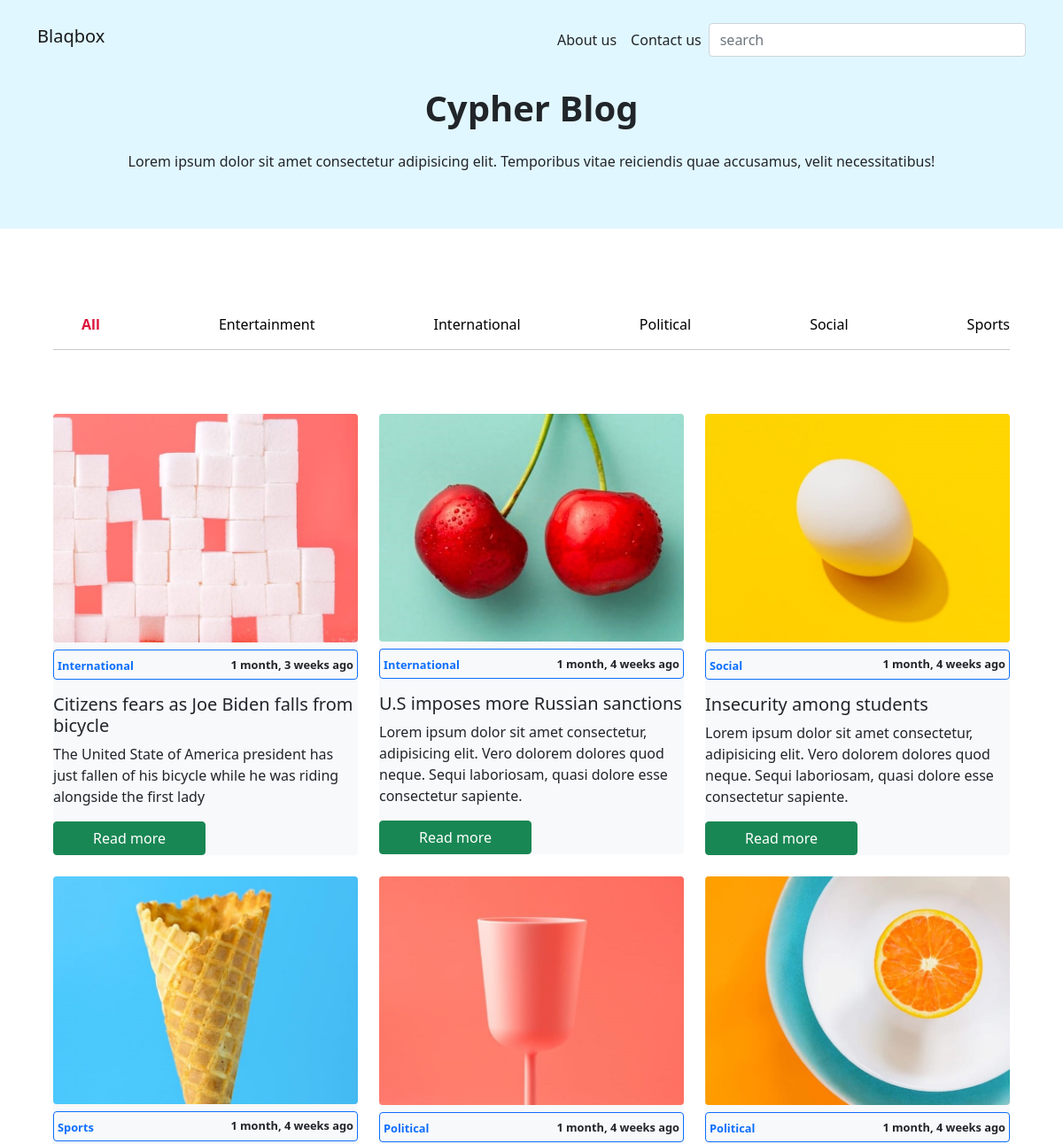
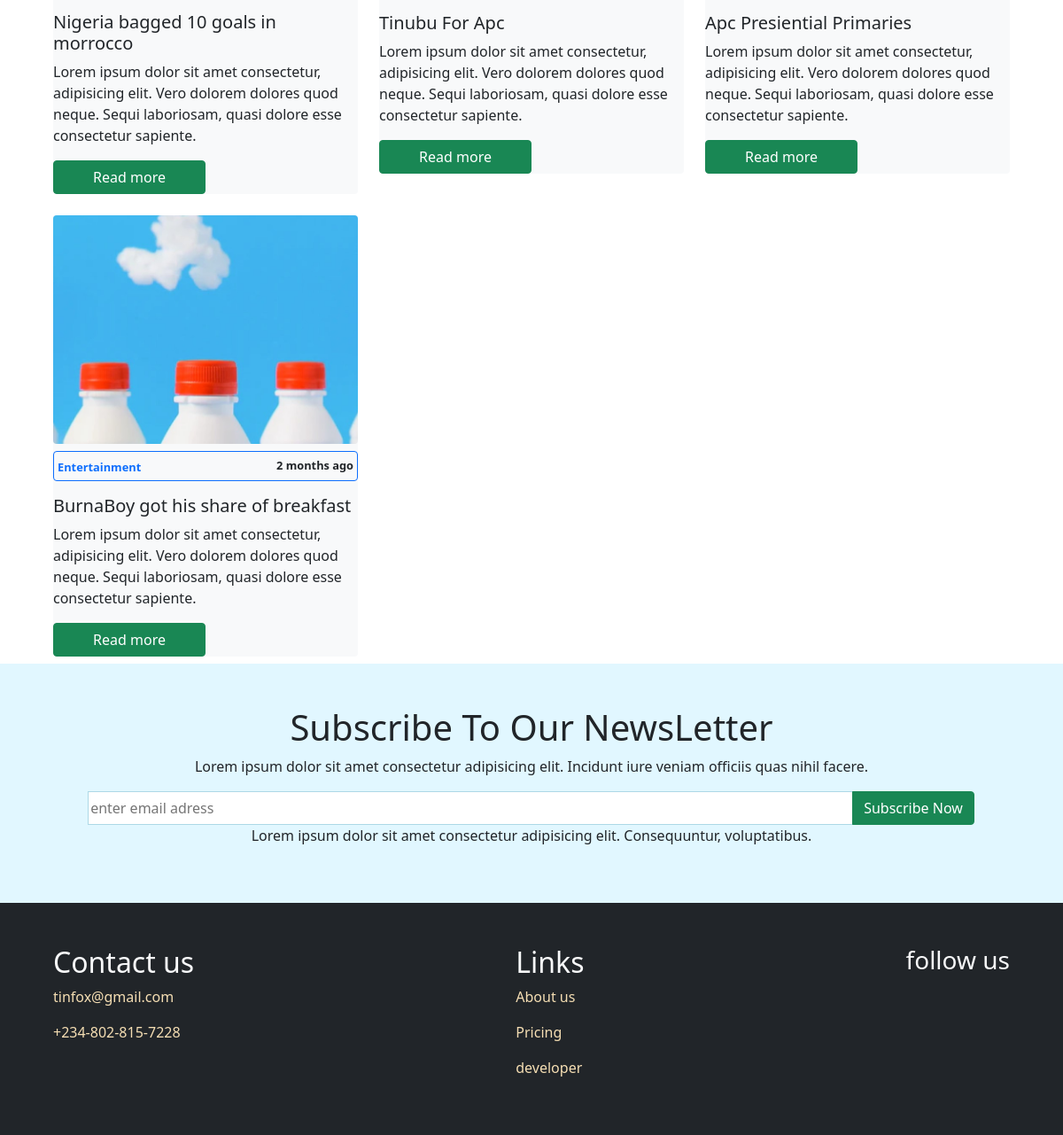
The page / on the database its author committed (2 pictures, top to bottom).
### blog/models.py (models this page shows, shortened)
class Category(models.Model):
    title = models.CharField(max_length=255)
    slug = models.SlugField()
    class Meta:
        ordering = ('title',)
        verbose_name_plural = "Categories"
    def __str__(self):
        return self.title

class Post(models.Model):
    category = models.ForeignKey(Category, related_name='posts', on_delete=models.CASCADE)
    title = models.CharField(max_length=150)
    slug = models.SlugField()
    intro = models.TextField(max_length=200)
    paragraph_one = models.TextField( null=True, blank=True)
    paragraph_two = models.TextField( null=True, blank=True)
    paragraph_three = models.TextField( null=True, blank=True)
    paragraph_four = models.TextField( null=True, blank=True)
    created_at = models.DateTimeField(auto_now_add=True)
    image = models.ImageField(upload_to='uploads/', null=True, blank=True)
    class Meta:
        ordering = ("-created_at",)

### core/views.py (the view)
# urls.py: path('', frontpage, name="frontpage" ),
def frontpage(request):
    query = request.GET.get("query", "")
    addSubscribers(request.GET.get("email", ""))
    posts = Post.objects.filter(category__title__icontains=query)
    categories = Category.objects.exclude(title="All")
    category_all = Category.objects.get(id=6)
    context = {
        "posts" : posts,
        "categories" : categories,
        "category_all": category_all
    }
    return render(request, "core/index.html", context)

### blog/utils.py (called while the page is built)
def addSubscribers(email):
    subscribe = Subscribers(email=email)
    subscribe.save()

### core/templates/core/index.html (shortened to what this page needs)
{% extends 'core/base.html' %}
{% block heading %}
        <section class="nav-cont text-dark p-5 text-center">
            <div class="container">
                <div>
                    <h1 style="font-weight: 800;" class="pb-3"> Cypher Blog </h1>
                    <p> Lorem ipsum dolor sit amet consectetur adipisicing elit. Temporibus vitae reiciendis quae accusamus, velit necessitatibus! </p>
                </div>
            </div>
        </section>
{% endblock %}
{% block content %}
    <div class="row g-4 d-none d-md-flex">
      {% for post in posts %}
      <div class="col-md-4">
        <div class="card bg-light border-0">
          <img src="{{post.image.url}}" class="news-img rounded img-fluid" alt="" />
          <div
            class="card-category d-flex justify-content-between p-1 align-items-center border border-primary mt-2 rounded"
          >
            <span> <a style="text-decoration: none ; font-size: 0.8rem;" href="{% url 'category_detail' post.category.slug %}"> {{post.category}} </a> </span>
            <span style="font-size: 0.8rem;"> {{post.created_at|timesince}} ago </span>
          </div>
          <h5 class="card-title mt-3">{{post.title}}</h5>
          <p>{{post.intro}}</p>
          <a
            href="{% url 'post_detail' post.category.slug post.slug %}"
            class="btn btn-success"
            style="width: 50%"
          >
            Read more</a
          >
        </div>
      </div>
      {% endfor %}
    </div>
  </div>
</section>
{% endblock content %}

### core/templates/core/base.html (shortened to what this page needs)
{% load static %}
<!DOCTYPE html>
<html lang="en">
  <head>
    <link rel="stylesheet" href="{% static 'core/style.css' %}" />
    <link rel="stylesheet" href="{% static 'core/all.min.css' %}" />
    <link rel="stylesheet" href="{% static 'core/bootstrap.min.css' %}" />
    <link rel="stylesheet" href="{% static 'core/fontawesome.min.css' %}" />
  </head>
  <body>
    <nav class="navbar navbar-expand-lg navbar-light fixed-top">
      <div class="container pt-3">
        <a href=" /" class="navbar-brand h1"> Blaqbox </a>
        <div class="collapse navbar-collapse" id="navmenu">
          <ul class="navbar-nav ms-auto">
            <li class="nav-item">
              <a href="#" class="nav-link text-dark"> About us</a>
            </li>
            <li class="nav-item">
              <a href="#contact" class="nav-link text-dark"> Contact us </a>
            </li>
          </ul>
            <form method="get" action="{% url 'search' %}" class="d-none d-lg-flex input-group" style="width: 35%">
              <input type="text" name="query" class="form-control" placeholder="search" />
            </form>
        </div>
      </div>
    </nav>
    {% block heading %}
    {% endblock %}
  <section class="text-dark p-lg-5  mt-3 mt-md-5">
      <div class="container">
        <div id="navcategory">
          <ul class="d-none d-md-flex justify-content-between align-items-center">
        <a href="/" class="category-link active">{{category_all}}</a>
          {% for category in categories %}
          <li class="nav-item">
            <a href="{% url 'frontpage' %}?query={{category.title}}" class="category-link"> {{category.title}} </a>
          </li>
          {% endfor %}
      </ul>
    </div>
    <hr />
</section>
  <section class="px-lg-5 p-2">
    <div class="container">
      {% block content %}
      {% endblock %}
    <section class="newsletter-section pt-5 p-lg-5 text-dark">
      <div class="container text-center">
        <div>
          <h2 class="h1">Subscribe To Our NewsLetter</h2>
          <p>
            Lorem ipsum dolor sit amet consectetur adipisicing elit. Incidunt
            iure veniam officiis quas nihil facere.
          </p>
          <form action="" method="GET" class="input-group input-group-md d-block d-md-flex">
            <input type="email" name="email" placeholder="enter email adress" />
            <button class="btn btn-success" type="submit" id="btn">
              Subscribe Now
            </button>
          </form>
          <p>
            Lorem ipsum dolor sit amet consectetur adipisicing elit.
            Consequuntur, voluptatibus.
          </p>
        </div>
      </div>
    </section>
    <section class="bg-dark p-5 text-light">
      <div class="container d-md-flex justify-content-between">
        <div id="contact" class="contact-us">
          <h2>Contact us</h2>
          <p>tinfox@gmail.com</p>
          <p>+234-802-815-7228</p>
        </div>
        <div class="links">
          <h2>Links</h2>
          <p><a href="#"> About us</a></p>
          <p><a href="#"> Pricing </a></p>
          <p><a href=""> developer </a></p>
        </div>
        <div class="follow-us text-center">
          <h3>follow us</h3>
          <a href="#" class="text-light mx-1">
            <i class="fa-brands fa-facebook"></i>
          </a>
          <a href="#" class="text-light mx-1">
            <i class="fa-brands fa-twitter"></i>
          </a>
          <a href="#" class="text-light mx-1">
            <i class="fa-brands fa-instagram"></i>
          </a>
          <a href="#" class="text-light mx-1">
            <i class="fa-brands fa-linkedin"></i>
          </a>
        </div>
      </div>
    </section>
  </body>
</html>

### core/static/core/style.css (style rules this page uses)
.navbar, .nav-cont, .newsletter-section { background-color: rgb(225, 247, 255); }
body::before { display: block; content: ""; height: 50px; }
.newsletter-section .container { width: 100%; }
.newsletter-section .input-group { width: 100%; justify-content: center; }
.newsletter-section input { width: 80%; outline: none; border-radius: 5px; border: 1px solid lightblue; }
.nav-item { list-style: none; }
.category-link { text-decoration: none; font-weight: 500; color: black; }
.active { font-weight: 900; color: crimson; }
.news-img { width: 100%; }
.card-category span { font-weight: 600; }
.links a, .contact-us p, .follow-us a { text-decoration: none; color: wheat; }

### rows shown on the page
Category: title "All"
Category: title "Entertainment"
Category: title "International"
Category: title "Political"
Category: title "Social"
Category: title "Sports"
Post: image (picture), category "International", created_at "1 month, 3 weeks", title "Citizens fears as Joe Biden falls from bicycle", intro "The United State of America president has just fallen of his bicycle while he was riding alongside the first lady"
Post: image (picture), category "International", created_at "1 month, 4 weeks", title "U.S imposes more Russian sanctions", intro "Lorem ipsum dolor sit amet consectetur, adipisicing elit. Vero dolorem dolores quod neque. Sequi laboriosam, quasi dolore esse consectetur sapiente."
Post: image (picture), category "Social", created_at "1 month, 4 weeks", title "Insecurity among students", intro "Lorem ipsum dolor sit amet consectetur, adipisicing elit. Vero dolorem dolores quod neque. Sequi laboriosam, quasi dolore esse consectetur sapiente."
Post: image (picture), category "Sports", created_at "1 month, 4 weeks", title "Nigeria bagged 10 goals in morrocco", intro "Lorem ipsum dolor sit amet consectetur, adipisicing elit. Vero dolorem dolores quod neque. Sequi laboriosam, quasi dolore esse consectetur sapiente."
Post: image (picture), category "Political", created_at "1 month, 4 weeks", title "Tinubu For Apc", intro "Lorem ipsum dolor sit amet consectetur, adipisicing elit. Vero dolorem dolores quod neque. Sequi laboriosam, quasi dolore esse consectetur sapiente."
Post: image (picture), category "Political", created_at "1 month, 4 weeks", title "Apc Presiential Primaries", intro "Lorem ipsum dolor sit amet consectetur, adipisicing elit. Vero dolorem dolores quod neque. Sequi laboriosam, quasi dolore esse consectetur sapiente."
Post: image (picture), category "Entertainment", created_at "2 months", title "BurnaBoy got his share of breakfast", intro "Lorem ipsum dolor sit amet consectetur, adipisicing elit. Vero dolorem dolores quod neque. Sequi laboriosam, quasi dolore esse consectetur sapiente."
